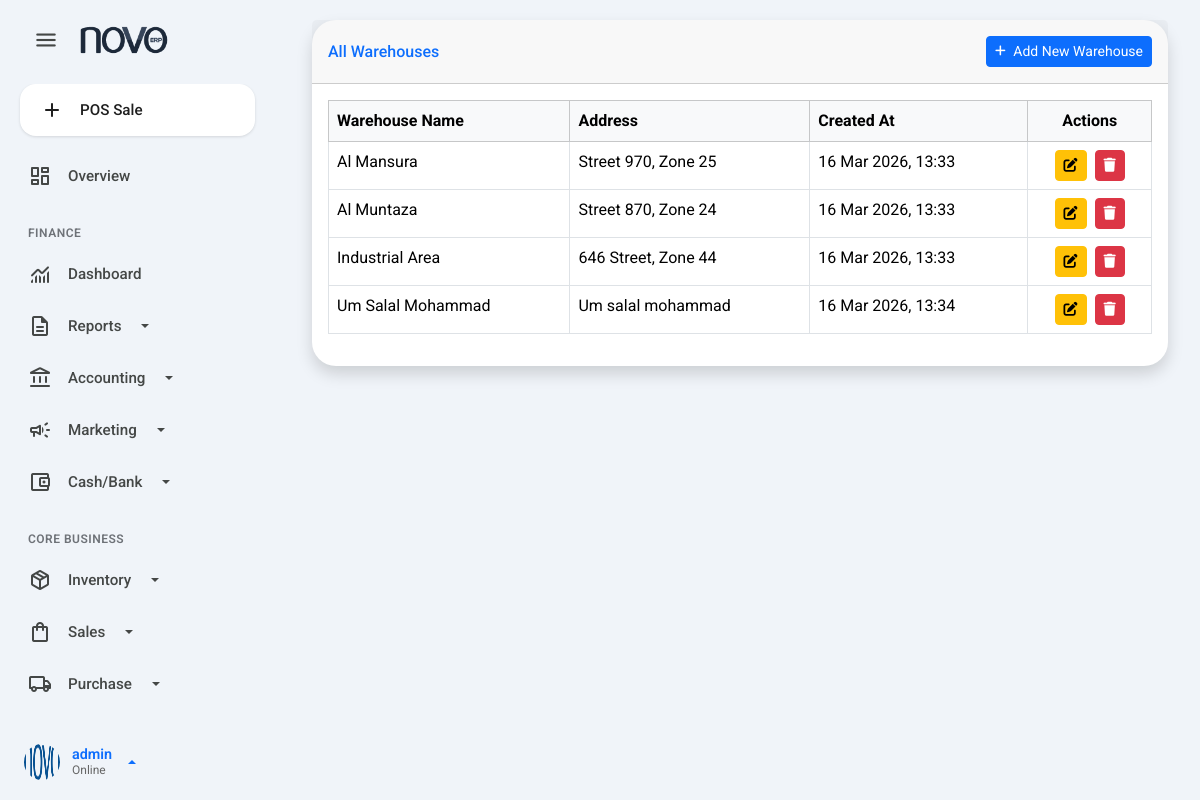
The page /stock/warehouses/ (signed in) on the database its author committed.
### accounts/models.py (models this page shows, shortened)
class User(AbstractUser):
    warehouse = models.ForeignKey(
        Warehouse,
        on_delete=models.SET_NULL,
        null=True,
        blank=True,
        related_name='users'
    )
    phone = models.CharField(max_length=20, blank=True, null=True)
    max_discount_percentage = models.DecimalField(
        max_digits=5,
        decimal_places=2,
        default=Decimal('0.00'),
        help_text="Maximum percentage discount this user can provide."
    )
    objects = CustomUserManager()

### stock/models.py (models this page shows, shortened)
class Warehouse(models.Model):
    name = models.CharField(max_length=100, unique=True)
    address = models.TextField(blank=True, null=True)
    created_at = models.DateTimeField(auto_now_add=True)
    updated_at = models.DateTimeField(auto_now=True)
    class Meta:
        db_table = 'inventory_warehouse'

### stock/views.py (the view)
# urls.py: path('warehouses/', views.warehouse_list, name='warehouse_list'),
@login_required
@permission_required('stock.view_warehouse', login_url='/admin/')
def warehouse_list(request):
    warehouses = Warehouse.objects.all().order_by('name')
    context = {'warehouses': warehouses, 'title': 'All Warehouses'}
    return render(request, 'stock/warehouse_list.html', context)

### stock/templates/stock/warehouse_list.html (shortened to what this page needs)
{% extends 'base.html' %}
{% load static %}
{% block content %}
<div class="container-fluid">
    <div class="card shadow mb-4">
        <div class="card-header py-3 d-flex flex-row align-items-center justify-content-between">
            <h6 class="m-0 font-weight-bold text-primary">All Warehouses</h6>
            <a href="{% url 'stock:add_warehouse' %}" class="btn btn-primary btn-sm">
                 Add New Warehouse
            </a>
        </div>
        <div class="card-body">
            <div class="table-responsive">
                <table class="table table-bordered table-hover" width="100%" cellspacing="0">
                    <thead class="table-light">
                        <tr>
                            <th>Warehouse Name</th>
                            <th>Address</th>
                            <th>Created At</th>
                            <th class="text-center">Actions</th>
                        </tr>
                    </thead>
                    <tbody>
                        {% for warehouse in warehouses %}
                        <tr>
                            <td>{{ warehouse.name }}</td>
                            <td>{{ warehouse.address|default:"N/A" }}</td>
                            <td>{{ warehouse.created_at|date:"d M Y, H:i" }}</td>
                            <td class="text-center">
                                <a href="{% url 'stock:edit_warehouse' warehouse.pk %}" class="btn btn-warning btn-sm me-1" title="Edit">
                                    <i class="fas fa-edit"></i>
                                </a>
                                <a href="{% url 'stock:delete_warehouse' warehouse.pk %}" class="btn btn-danger btn-sm" title="Delete">
                                    <i class="fas fa-trash"></i>
                                </a>
                            </td>
                        </tr>
                        {% empty %}
                        <tr>
                            <td colspan="4" class="text-center">No warehouses found.</td>
                        </tr>
                        {% endfor %}
                    </tbody>
                </table>
            </div>
        </div>
    </div>
</div>
{% endblock %}

### inventory_system/templates/base.html (shortened to what this page needs)
{% load static %}
<!DOCTYPE html>
<html lang="en">
<head>
    <link rel="stylesheet" href="https://cdnjs.cloudflare.com/ajax/libs/font-awesome/6.4.0/css/all.min.css">
    <link href="https://cdn.jsdelivr.net/npm/select2@4.1.0-rc.0/dist/css/select2.min.css" rel="stylesheet" />
    <link href="https://cdn.jsdelivr.net/npm/bootstrap@5.3.3/dist/css/bootstrap.min.css" rel="stylesheet">
    <link rel="stylesheet" href="{% static 'css/style.css' %}">
</head>
<body class="gemini-theme">
<div class="app-container">
    {% if user.is_authenticated %}
    <aside class="sidebar-nav" id="sidebar">
        <div class="sidebar-header">
            <button class="btn-menu-toggle" id="menuToggle">
                <span class="material-symbols-rounded">menu</span>
            </button>
            <a href="{% url 'dashboard' %}" class="brand-logo">
                <img src="{% static 'images/logo.png' %}" alt="Logo">
            </a>
        </div>
        <div class="sidebar-content">
            <ul class="sidebar-menu" id="accordionSidebar">
                <li class="mb-3 px-2">
                    <a href="{% url 'pos:pos_view' %}" class="btn-new-action">
                        <span class="material-symbols-rounded">add</span>
                        <span>POS Sale</span>
                    </a>
                </li>
                {% with user.groups.all|join:", " as user_groups %}
                {% if 'POS Sales Staff' in user_groups %}
                    <div class="menu-label">Point of Sale</div>
                    <li><a href="{% url 'pos:pos_view' %}"><span class="material-symbols-rounded">point_of_sale</span> <span>Terminal</span></a></li>
                    <li><a href="{% url 'products:product_list' %}"><span class="material-symbols-rounded">inventory_2</span> <span>Products</span></a></li>
                {% elif user.is_superuser %}
                    <li><a href="{% url 'dashboard' %}"><span class="material-symbols-rounded">dashboard</span> <span>Overview</span></a></li>
                    <div class="menu-label">Finance</div>
                    <li><a href="{% url 'finance:dashboard' %}"><span class="material-symbols-rounded">monitoring</span> <span>Dashboard</span></a></li>
                    <li>
                        <a href="#finReportsMenu" data-bs-toggle="collapse" class="dropdown-toggle">
                            <span class="material-symbols-rounded">description</span> <span>Reports</span>
                        </a>
                    </li>
                    <li>
                        <a href="#glMenu" data-bs-toggle="collapse" class="dropdown-toggle">
                            <span class="material-symbols-rounded">account_balance</span> <span>Accounting</span>
                        </a>
                    </li>
                    <li>
                        <a href="#marketingMenu" data-bs-toggle="collapse" class="dropdown-toggle">
                            <span class="material-symbols-rounded">campaign</span> <span>Marketing</span>
                        </a>
                    </li>
                    <li>
                        <a href="#bankingMenu" data-bs-toggle="collapse" class="dropdown-toggle">
                            <span class="material-symbols-rounded">account_balance_wallet</span> <span>Cash/Bank</span>
                        </a>
                    </li>
                    <div class="menu-label">Core Business</div>
                    <li>
                        <a href="#inventoryMenu" data-bs-toggle="collapse" class="dropdown-toggle">
                            <span class="material-symbols-rounded">package_2</span> <span>Inventory</span>
                        </a>
                    </li>
                    <li>
                        <a href="#salesMenu" data-bs-toggle="collapse" class="dropdown-toggle">
                            <span class="material-symbols-rounded">shopping_bag</span> <span>Sales</span>
                        </a>
                    </li>
                    <li>
                        <a href="#purchaseMenu" data-bs-toggle="collapse" class="dropdown-toggle">
                            <span class="material-symbols-rounded">local_shipping</span> <span>Purchase</span>
                        </a>
                    </li>
                    <div class="menu-label">System</div>
                {% endif %}
                {% endwith %}
            </ul>
        </div>
        <div class="sidebar-footer">
            <div class="user-profile dropdown dropup">
                <a href="#" class="d-flex align-items-center text-decoration-none dropdown-toggle" data-bs-toggle="dropdown" aria-expanded="false">
                    <img src="{% static 'images/default_avatar.png' %}" alt="User">
                    <div class="user-info">
                        <span class="user-name">{{ user.username }}</span>
                        <span class="user-role">Online</span>
                    </div>
                </a>
            </div>
        </div>
    </aside>
    {% endif %}
    <main class="main-content-wrapper">
        <div class="content-body">
            {% block content %}{% endblock %}
        </div>
    </main>
</div>
</body>
</html>

### static/css/style.css (style rules this page uses)
:root { --gem-bg-body: #F0F4F9; --gem-bg-surface: #FFFFFF; --gem-bg-sidebar: #F0F4F9; --gem-primary: #0B57D0; --gem-primary-soft: #D3E3FD; --gem-primary-text: #041E49; --gem-text-main: #1F1F1F; --gem-text-muted: #444746; --gem-border: #E0E3E7; --sidebar-width: 280px; --sidebar-collapsed-width: 80px; --radius-lg: 24px; }
body { background-color: var(--gem-bg-body); font-family: 'Roboto', 'Outfit', sans-serif; color: var(--gem-text-main); margin: 0; overflow-x: hidden; }
ul, li { list-style: none !important; padding: 0 !important; margin: 0 !important; }
.sidebar-nav { width: var(--sidebar-width); background-color: var(--gem-bg-sidebar); height: 100vh; position: fixed; top: 0; left: 0; z-index: 1000; display: flex; flex-direction: column; padding: 12px; transition: width 0.3s cubic-bezier(0.2, 0, 0, 1), transform 0.3s ease; }
.sidebar-header { display: flex; align-items: center; padding: 8px 12px 24px 12px; gap: 12px; height: 72px; }
.btn-menu-toggle { width: 44px; height: 44px; min-width: 44px; border-radius: 50% !important; border: none; background: transparent; color: var(--gem-text-muted); display: flex; align-items: center; justify-content: center; cursor: pointer; transition: background 0.2s; padding: 0; }
.btn-menu-toggle .material-symbols-rounded { font-size: 26px; }
.brand-logo { display: block; transition: opacity 0.2s, width 0.2s; white-space: nowrap; overflow: hidden; }
.brand-logo img { height: 28px; width: auto; }
.sidebar-content { flex: 1; overflow-y: auto; padding-right: 5px; }
.sidebar-menu a { display: flex; align-items: center; padding: 12px 16px; border-radius: 50px; color: var(--gem-text-muted); font-weight: 500; transition: all 0.2s ease; gap: 16px; font-size: 0.95rem; text-decoration: none; margin-bottom: 4px; }
.menu-label { font-size: 0.75rem; font-weight: 600; color: #6E7278; margin: 24px 0 8px 16px; text-transform: uppercase; letter-spacing: 0.5px; }
.btn-new-action { background-color: var(--gem-bg-surface) !important; box-shadow: 0 1px 3px rgba(0,0,0,0.12); color: var(--gem-text-main) !important; border-radius: 16px !important; padding: 14px 20px !important; }
.user-profile a { padding: 8px 12px; border-radius: 50px; gap: 12px; }
.user-profile img { width: 36px; height: 36px; border-radius: 50%; }
.user-info { display: flex; flex-direction: column; line-height: 1.2; }
.user-name { font-weight: 600; font-size: 0.9rem; }
.user-role { font-size: 0.75rem; color: #666; }
.main-content-wrapper { flex: 1; margin-left: var(--sidebar-width); padding: 20px; transition: margin-left 0.3s cubic-bezier(0.2, 0, 0, 1); max-width: 1600px; margin-right: auto; }
.card { background: var(--gem-bg-surface); border: none; border-radius: var(--radius-lg); box-shadow: 0 1px 2px rgba(0,0,0,0.05); }

### rows shown on the page
User: username "admin"
Warehouse: name "Al Mansura", address "Street 970, Zone 25", created_at "16 Mar 2026, 13:33"
Warehouse: name "Al Muntaza", address "Street 870, Zone 24", created_at "16 Mar 2026, 13:33"
Warehouse: name "Industrial Area", address "646 Street, Zone 44", created_at "16 Mar 2026, 13:33"
Warehouse: name "Um Salal Mohammad", address "Um salal mohammad", created_at "16 Mar 2026, 13:34"
